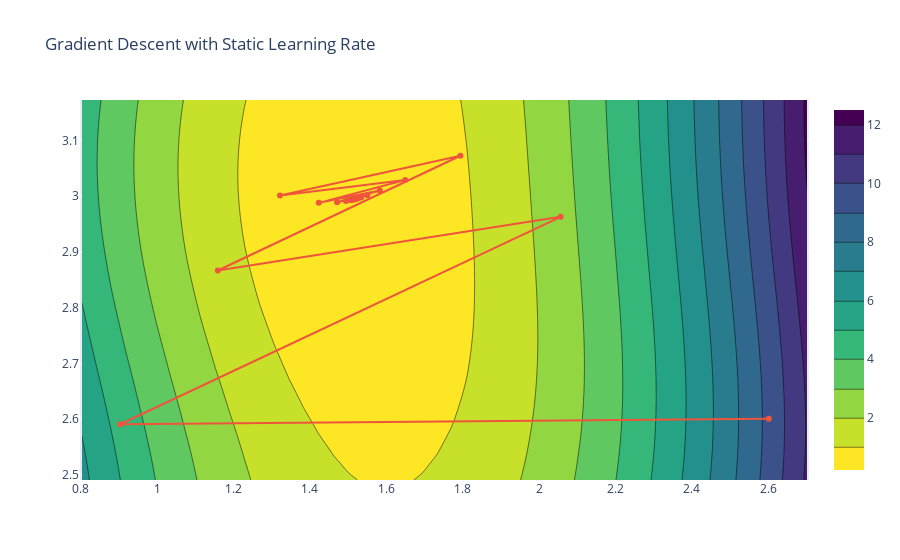

The cell this chart's notebook holds for it:
### Code cell
contour_plot('Gradient Descent with Static Learning Rate', thetas, mean_squared_error, sin_model, df["x"], df["y"])
